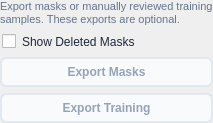
<?xml version="1.0" encoding="UTF-8"?>
<ui version="4.0">
 <class>ExportSettings</class>
 <widget class="QWidget" name="exportSettings">
  <property name="styleSheet">
   <string notr="true">QLabel#hint {
    font-size: 11px;
    color: #64748b;
    line-height: 1.4;
}
QCheckBox {
    font-size: 12px;
    color: #1e293b;
    spacing: 6px;
    border: 2px solid transparent;
}
QPushButton#masks, QPushButton#training {
    background-color: #ffffff;
    color: #1e293b;
    border: 2px solid #cbd5e1;
    border-radius: 6px;
    padding: 6px 12px;
    font-weight: 500;
    font-size: 12px;
}
QPushButton#masks:hover, QPushButton#training:hover {
    background-color: #f1f5f9;
    border-color: #94a3b8;
}
QPushButton#masks:disabled, QPushButton#training:disabled {
    background-color: #f8fafc;
    color: #94a3b8;
    border-color: #e2e8f0;
}
QCheckBox:focus:enabled { border-color: #0f172a; }
QPushButton#masks:focus:enabled, QPushButton#training:focus:enabled { border-color: #0f172a; }</string>
  </property>
  <layout class="QVBoxLayout" name="layout">
   <property name="spacing">
    <number>6</number>
   </property>
   <property name="leftMargin">
    <number>0</number>
   </property>
   <property name="topMargin">
    <number>0</number>
   </property>
   <property name="rightMargin">
    <number>0</number>
   </property>
   <property name="bottomMargin">
    <number>0</number>
   </property>
   <item>
    <widget class="QLabel" name="hint">
     <property name="text">
      <string>Export masks or manually reviewed training samples. These exports are optional.</string>
     </property>
     <property name="wordWrap">
      <bool>true</bool>
     </property>
    </widget>
   </item>
   <item>
    <widget class="QCheckBox" name="showDeletedMasks">
     <property name="text">
      <string>Show Deleted Masks</string>
     </property>
    </widget>
   </item>
   <item>
    <widget class="QPushButton" name="masks">
     <property name="cursor">
      <cursorShape>PointingHandCursor</cursorShape>
     </property>
     <property name="text">
      <string>Export Masks</string>
     </property>
     <property name="enabled">
      <bool>false</bool>
     </property>
     <property name="toolTip">
      <string>Requires automatic or manual streak masks.</string>
     </property>
    </widget>
   </item>
   <item>
    <widget class="QPushButton" name="training">
     <property name="cursor">
      <cursorShape>PointingHandCursor</cursorShape>
     </property>
     <property name="text">
      <string>Export Training</string>
     </property>
     <property name="enabled">
      <bool>false</bool>
     </property>
     <property name="toolTip">
      <string>Requires manually added or deleted streak masks.</string>
     </property>
    </widget>
   </item>
  </layout>
 </widget>
 <resources/>
 <connections/>
</ui>
